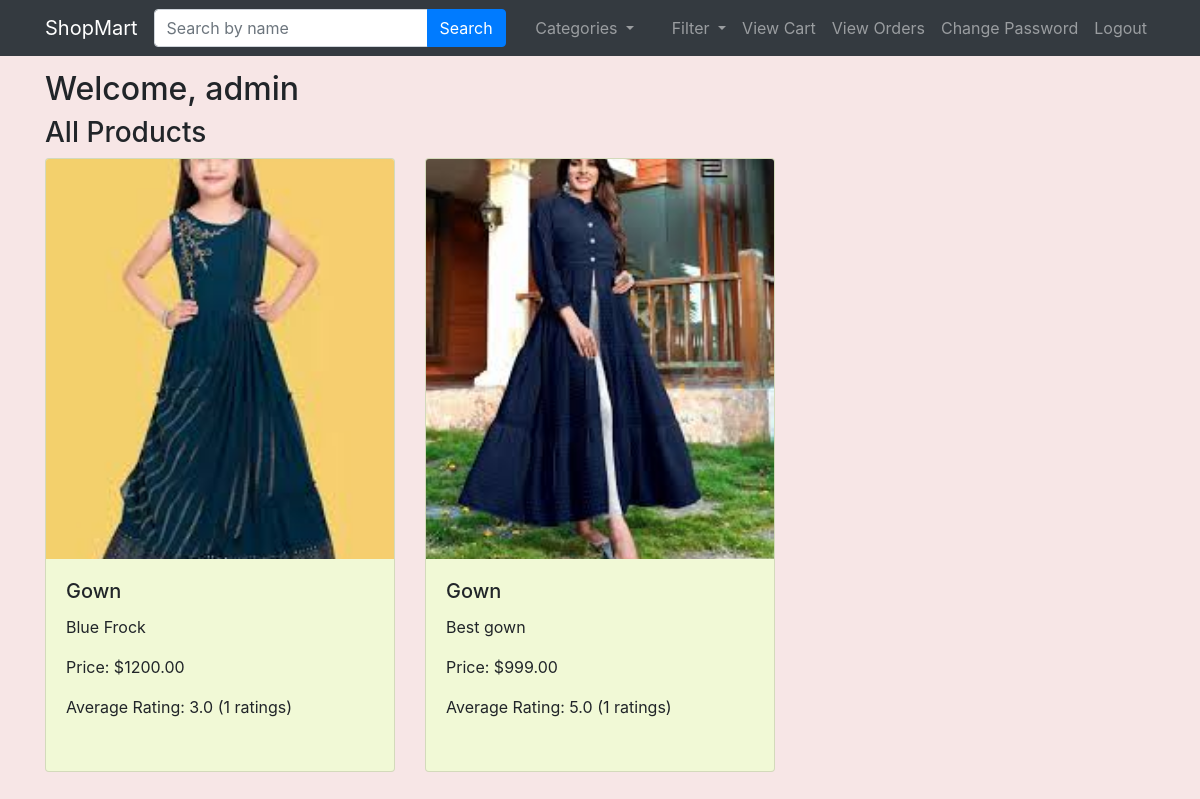
The app's page /customer_profile/ (signed in), older data.
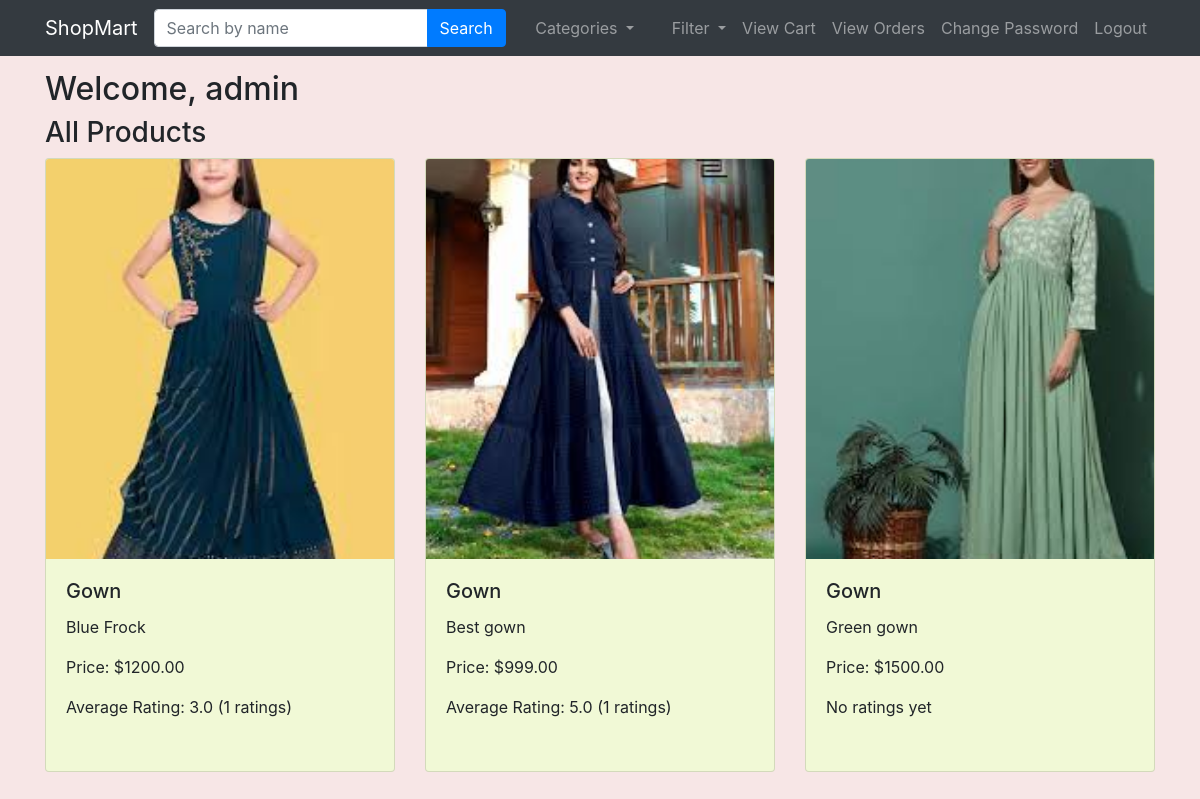
The same page, newer data.
### product/models.py (models this page shows, shortened)
class Product(models.Model):
    product_name = models.CharField(max_length=100)
    description = models.TextField()
    price = models.DecimalField(max_digits=10, decimal_places=2)
    image = models.ImageField(upload_to='products/')
    category = models.CharField(max_length=50)
    available_quantity = models.IntegerField(default=0)

### product/views.py (the view, shortened to what this page needs)
# urls.py: path('customer_profile/', views.customer_profile, name='customer_profile'),
@login_required
def customer_profile(request):
    products = Product.objects.all()
    for product in products:
        avg_rating = Rating.objects.filter(product=product).aggregate(Avg('rating'))
        product.avg_rating = avg_rating['rating__avg'] if avg_rating['rating__avg'] else 0
    search_query = request.GET.get('search')
    if search_query:
        products = products.filter(product_name__icontains=search_query)
        if not products.exists():
            return render(request, 'customer_profile.html', {'error_message': 'No products available.', 'user': request.user})
    min_price = request.GET.get('min_price')
    max_price = request.GET.get('max_price')
    context = {
        'user': request.user,
        'products': products
    }
    return render(request, 'customer_profile.html', context)

### templates/customer_profile.html (shortened to what this page needs)
<!DOCTYPE html>
<html lang="en">
<head>
    <link rel="stylesheet" href="https://stackpath.bootstrapcdn.com/bootstrap/4.5.2/css/bootstrap.min.css">
</head>
<body>
    <nav class="navbar navbar-expand-lg navbar-dark bg-dark fixed-top">
        <div class="container">
            <a class="navbar-brand" href="#">ShopMart</a>
            <div class="collapse navbar-collapse" id="navbarNav">
                <ul class="navbar-nav mr-auto">
                    <li class="nav-item">
                        <form class="form-inline" action="" method="GET">
                            <div class="input-group">
                                <input type="text" class="form-control" name="search" placeholder="Search by name">
                                <div class="input-group-append">
                                    <button class="btn btn-primary" type="submit">Search</button>
                                </div>
                            </div>
                        </form>
                    </li>
                </ul>
                <ul class="navbar-nav">
                    <li class="nav-item dropdown">
                        <a class="nav-link dropdown-toggle" href="#" id="categoryDropdown" role="button" data-toggle="dropdown" aria-haspopup="true" aria-expanded="false">
                            Categories
                        </a>
                    </li>
                </ul>
                <ul class="navbar-nav ml-auto">
                    <li class="nav-item dropdown">
                        <a class="nav-link dropdown-toggle" href="#" id="filterDropdown" role="button" data-toggle="dropdown" aria-haspopup="true" aria-expanded="false">
                            Filter
                        </a>
                    </li>
                    <li class="nav-item">
                        <a class="nav-link" href="{% url 'view_cart' %}">View Cart</a>
                    </li>
                    <li class="nav-item">
                        <a class="nav-link" href="{% url 'view_orders' %}">View Orders</a>
                    </li>
                    <li class="nav-item">
                        <a class="nav-link" href="{% url 'change_password' %}">Change Password</a>
                    </li>
                    <li class="nav-item">
                        <a class="nav-link" href="{% url 'logout' %}">Logout</a>
                    </li>
                </ul>
            </div>
        </div>
    </nav>
    <div class="container">
        <div class="row">
            <div class="col-md-12">
                <h2>Welcome, {{ user.username }}</h2>
                <h3>All Products</h3>
                <div class="row">
                    {% for product in products %}
                        <div class="col-md-4">
                            <div class="card mb-3" data-toggle="modal" data-target="#productModal{{ product.id }}">
                                <img src="{{ product.image.url }}" class="card-img-top" alt="{{ product.product_name }}">
                                <div class="card-body">
                                    <h5 class="card-title">{{ product.product_name }}</h5>
                                    <p class="card-text">{{ product.description }}</p>
                                    <p class="card-text">Price: ${{ product.price }}</p>
                                    {% if product.avg_rating %}
                                        <p>Average Rating: {{ product.avg_rating|floatformat:1 }} ({{ product.reviews.count }} ratings)</p>
                                    {% else %}
                                        <p>No ratings yet</p>
                                    {% endif %}
                                </div>
                            </div>
                        </div>
                    {% endfor %}
                </div>
            </div>
        </div>
    </div>
</body>
</html>

Row changes from the older to the newer data that the page shows:
added Product: image (picture), product_name "Gown", description "Green gown", price "1500.00", shows "No ratings yet"
